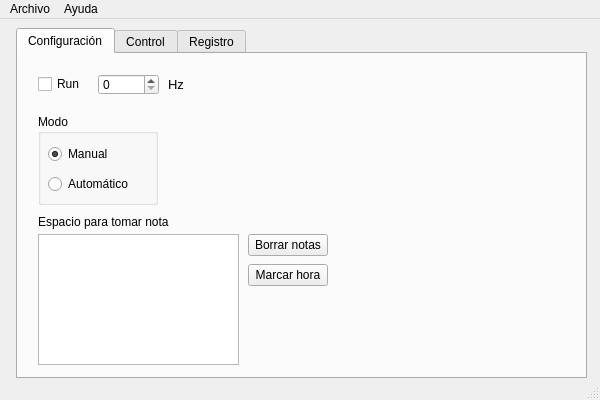
<?xml version="1.0" encoding="UTF-8"?>
<ui version="4.0">
 <class>MainWindow</class>
 <widget class="QMainWindow" name="MainWindow">
  <property name="geometry">
   <rect>
    <x>0</x>
    <y>0</y>
    <width>600</width>
    <height>400</height>
   </rect>
  </property>
  <property name="windowTitle">
   <string>Practica 3</string>
  </property>
  <widget class="QWidget" name="centralwidget">
   <widget class="QTabWidget" name="tabWidget">
    <property name="geometry">
     <rect>
      <x>16</x>
      <y>9</y>
      <width>571</width>
      <height>351</height>
     </rect>
    </property>
    <property name="currentIndex">
     <number>0</number>
    </property>
    <widget class="QWidget" name="tab">
     <attribute name="title">
      <string>Configuración</string>
     </attribute>
     <widget class="QCheckBox" name="checkBoxRun">
      <property name="geometry">
       <rect>
        <x>20</x>
        <y>20</y>
        <width>72</width>
        <height>20</height>
       </rect>
      </property>
      <property name="text">
       <string>Run</string>
      </property>
      <property name="checked">
       <bool>false</bool>
      </property>
     </widget>
     <widget class="QGroupBox" name="groupBoxModo">
      <property name="geometry">
       <rect>
        <x>20</x>
        <y>60</y>
        <width>120</width>
        <height>91</height>
       </rect>
      </property>
      <property name="title">
       <string>Modo</string>
      </property>
      <widget class="QRadioButton" name="radioButtonManual">
       <property name="geometry">
        <rect>
         <x>10</x>
         <y>30</y>
         <width>85</width>
         <height>20</height>
        </rect>
       </property>
       <property name="text">
        <string>Manual</string>
       </property>
       <property name="checked">
        <bool>true</bool>
       </property>
      </widget>
      <widget class="QRadioButton" name="radioButtonAutomatico">
       <property name="geometry">
        <rect>
         <x>10</x>
         <y>60</y>
         <width>85</width>
         <height>20</height>
        </rect>
       </property>
       <property name="text">
        <string>Automático</string>
       </property>
      </widget>
     </widget>
     <widget class="QSpinBox" name="spinBoxHz">
      <property name="geometry">
       <rect>
        <x>80</x>
        <y>20</y>
        <width>61</width>
        <height>21</height>
       </rect>
      </property>
      <property name="maximum">
       <number>50</number>
      </property>
      <property name="singleStep">
       <number>5</number>
      </property>
     </widget>
     <widget class="QLabel" name="labelHz">
      <property name="geometry">
       <rect>
        <x>150</x>
        <y>20</y>
        <width>47</width>
        <height>21</height>
       </rect>
      </property>
      <property name="font">
       <font>
        <pointsize>10</pointsize>
       </font>
      </property>
      <property name="text">
       <string>Hz</string>
      </property>
     </widget>
     <widget class="QPlainTextEdit" name="plainTextEdit">
      <property name="geometry">
       <rect>
        <x>20</x>
        <y>180</y>
        <width>201</width>
        <height>131</height>
       </rect>
      </property>
      <property name="plainText">
       <string/>
      </property>
     </widget>
     <widget class="QLabel" name="label_5">
      <property name="geometry">
       <rect>
        <x>20</x>
        <y>160</y>
        <width>131</width>
        <height>16</height>
       </rect>
      </property>
      <property name="text">
       <string>Espacio para tomar notas:</string>
      </property>
     </widget>
     <widget class="QPushButton" name="pushButton_3">
      <property name="geometry">
       <rect>
        <x>230</x>
        <y>180</y>
        <width>80</width>
        <height>22</height>
       </rect>
      </property>
      <property name="text">
       <string>Borrar notas</string>
      </property>
     </widget>
     <widget class="QPushButton" name="pushButton_4">
      <property name="geometry">
       <rect>
        <x>230</x>
        <y>210</y>
        <width>80</width>
        <height>22</height>
       </rect>
      </property>
      <property name="text">
       <string>Marcar hora</string>
      </property>
     </widget>
    </widget>
    <widget class="QWidget" name="tab_2">
     <attribute name="title">
      <string>Control</string>
     </attribute>
     <widget class="QComboBox" name="comboBox">
      <property name="geometry">
       <rect>
        <x>100</x>
        <y>30</y>
        <width>71</width>
        <height>22</height>
       </rect>
      </property>
      <item>
       <property name="text">
        <string>Robot</string>
       </property>
      </item>
      <item>
       <property name="text">
        <string>Caja</string>
       </property>
      </item>
      <item>
       <property name="text">
        <string>Pieza</string>
       </property>
      </item>
     </widget>
     <widget class="QLabel" name="label">
      <property name="geometry">
       <rect>
        <x>20</x>
        <y>30</y>
        <width>81</width>
        <height>16</height>
       </rect>
      </property>
      <property name="text">
       <string>Tipo de objeto:</string>
      </property>
     </widget>
     <widget class="QLabel" name="label_2">
      <property name="geometry">
       <rect>
        <x>20</x>
        <y>60</y>
        <width>71</width>
        <height>16</height>
       </rect>
      </property>
      <property name="text">
       <string>Id. del objeto:</string>
      </property>
     </widget>
     <widget class="QLineEdit" name="lineEdit">
      <property name="geometry">
       <rect>
        <x>100</x>
        <y>60</y>
        <width>71</width>
        <height>21</height>
       </rect>
      </property>
      <property name="text">
       <string>0</string>
      </property>
     </widget>
     <widget class="QPushButton" name="pushButton">
      <property name="geometry">
       <rect>
        <x>130</x>
        <y>260</y>
        <width>80</width>
        <height>22</height>
       </rect>
      </property>
      <property name="text">
       <string>Coger</string>
      </property>
     </widget>
     <widget class="QSlider" name="horizontalSlider">
      <property name="geometry">
       <rect>
        <x>50</x>
        <y>120</y>
        <width>160</width>
        <height>16</height>
       </rect>
      </property>
      <property name="minimum">
       <number>-99</number>
      </property>
      <property name="orientation">
       <enum>Qt::Horizontal</enum>
      </property>
     </widget>
     <widget class="QSlider" name="verticalSlider">
      <property name="geometry">
       <rect>
        <x>30</x>
        <y>140</y>
        <width>16</width>
        <height>160</height>
       </rect>
      </property>
      <property name="minimum">
       <number>-99</number>
      </property>
      <property name="orientation">
       <enum>Qt::Vertical</enum>
      </property>
     </widget>
     <widget class="QGraphicsView" name="graphicsView">
      <property name="geometry">
       <rect>
        <x>230</x>
        <y>20</y>
        <width>311</width>
        <height>291</height>
       </rect>
      </property>
     </widget>
     <widget class="QLabel" name="label_3">
      <property name="geometry">
       <rect>
        <x>110</x>
        <y>100</y>
        <width>47</width>
        <height>14</height>
       </rect>
      </property>
      <property name="text">
       <string>x = X</string>
      </property>
     </widget>
     <widget class="QLabel" name="label_4">
      <property name="geometry">
       <rect>
        <x>50</x>
        <y>210</y>
        <width>47</width>
        <height>14</height>
       </rect>
      </property>
      <property name="text">
       <string>y = Y</string>
      </property>
     </widget>
     <widget class="QPushButton" name="pushButton_2">
      <property name="geometry">
       <rect>
        <x>130</x>
        <y>290</y>
        <width>80</width>
        <height>22</height>
       </rect>
      </property>
      <property name="text">
       <string>Soltar</string>
      </property>
     </widget>
    </widget>
    <widget class="QWidget" name="tab_3">
     <attribute name="title">
      <string>Registro</string>
     </attribute>
     <widget class="QTabWidget" name="tabWidget_2">
      <property name="geometry">
       <rect>
        <x>6</x>
        <y>9</y>
        <width>551</width>
        <height>301</height>
       </rect>
      </property>
      <property name="currentIndex">
       <number>1</number>
      </property>
      <widget class="QWidget" name="tab_4">
       <attribute name="title">
        <string>Fichero de texto</string>
       </attribute>
      </widget>
      <widget class="QWidget" name="tab_5">
       <attribute name="title">
        <string>Consulta SQL</string>
       </attribute>
      </widget>
     </widget>
    </widget>
   </widget>
  </widget>
  <widget class="QMenuBar" name="menubar">
   <property name="geometry">
    <rect>
     <x>0</x>
     <y>0</y>
     <width>600</width>
     <height>21</height>
    </rect>
   </property>
   <widget class="QMenu" name="menuArchivo">
    <property name="title">
     <string>Archivo</string>
    </property>
    <addaction name="actionNuevo"/>
    <addaction name="actionAbrir"/>
    <addaction name="separator"/>
    <addaction name="actionCerrar"/>
    <addaction name="separator"/>
    <addaction name="actionGuardar"/>
    <addaction name="actionGuardar_como"/>
    <addaction name="separator"/>
    <addaction name="actionSalir"/>
   </widget>
   <widget class="QMenu" name="menuAyuda">
    <property name="title">
     <string>Ayuda</string>
    </property>
    <addaction name="actionAcerca_de"/>
   </widget>
   <addaction name="menuArchivo"/>
   <addaction name="menuAyuda"/>
  </widget>
  <widget class="QStatusBar" name="statusbar"/>
  <action name="actionNuevo">
   <property name="text">
    <string>Nuevo</string>
   </property>
  </action>
  <action name="actionAbrir">
   <property name="text">
    <string>Abrir</string>
   </property>
  </action>
  <action name="actionCerrar">
   <property name="text">
    <string>Cerrar</string>
   </property>
  </action>
  <action name="actionGuardar">
   <property name="text">
    <string>Guardar</string>
   </property>
  </action>
  <action name="actionGuardar_como">
   <property name="text">
    <string>Guardar como</string>
   </property>
  </action>
  <action name="actionSalir">
   <property name="text">
    <string>Salir</string>
   </property>
  </action>
  <action name="actionAcerca_de">
   <property name="text">
    <string>Acerca de...</string>
   </property>
  </action>
 </widget>
 <resources/>
 <connections/>
</ui>
